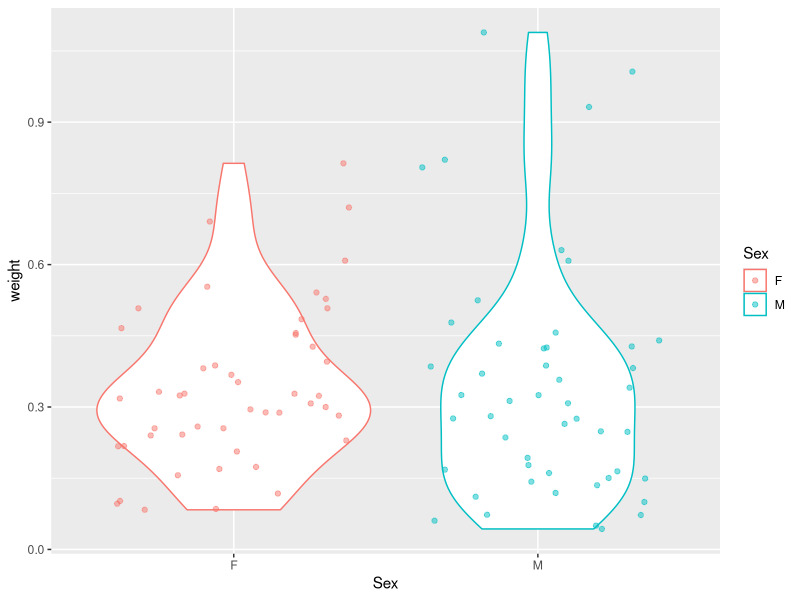

Reproduce this figure in R.
## ---- chunk 1
library(tidyverse)
library(skimr)

## ---- chunk 2
raw_data <- read_csv("raw_data/data.csv")
## ---- chunk 3
raw_data %>% skim()
## ---- chunk 4
raw_data %>% 
        ggplot(aes(x = Sex,
                   y = weight,
                   colour = Sex)) +
        geom_violin() +
        geom_jitter(
                alpha = 0.5
        )
